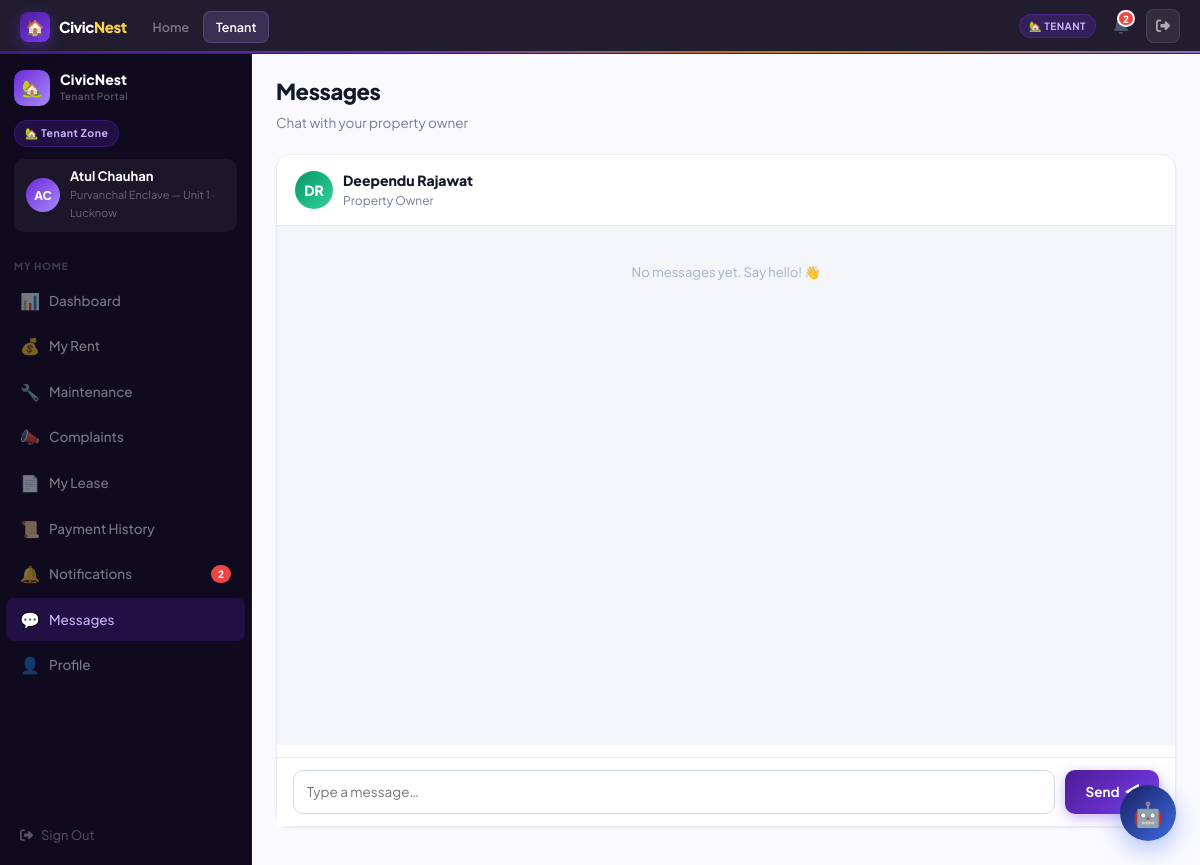
Page /tenant/messages/ (signed in) on the committed database.
### accounts/models.py (models this page shows, shortened)
class User(AbstractUser):
    ROLE_CHOICES = [
        ('admin','Platform Admin'),
        ('owner','Property Owner'),
        ('tenant','Tenant'),
        ('society_admin','Society Admin'),
    ]
    role = models.CharField(max_length=20, choices=ROLE_CHOICES, default='tenant')
    phone = models.CharField(max_length=15, blank=True)
    avatar_initials = models.CharField(max_length=3, blank=True)
    profile_photo = models.ImageField(upload_to='avatars/', blank=True, null=True)

### core/models.py (models this page shows, shortened)
class Lease(models.Model):
    STATUS_CHOICES = [('active','Active'),('expired','Expired'),('terminated','Terminated'),('pending','Pending')]
    unit = models.ForeignKey(Unit, on_delete=models.CASCADE, related_name='leases')
    tenant = models.ForeignKey(User, on_delete=models.CASCADE, related_name='leases')
    owner = models.ForeignKey(User, on_delete=models.CASCADE, related_name='owner_leases')
    start_date = models.DateField()
    end_date = models.DateField()
    monthly_rent = models.DecimalField(max_digits=10, decimal_places=2)
    security_deposit = models.DecimalField(max_digits=10, decimal_places=2, default=0)
    status = models.CharField(max_length=20, choices=STATUS_CHOICES, default='active')
    terms = models.TextField(blank=True)
    created_at = models.DateTimeField(auto_now_add=True)

class Unit(models.Model):
    property = models.ForeignKey(Property, on_delete=models.CASCADE, related_name='units')
    unit_number = models.CharField(max_length=20)
    floor = models.CharField(max_length=10, blank=True)
    bedrooms = models.PositiveIntegerField(default=1)
    bathrooms = models.PositiveIntegerField(default=1)
    area_sqft = models.PositiveIntegerField(default=0)
    monthly_rent = models.DecimalField(max_digits=10, decimal_places=2)
    security_deposit = models.DecimalField(max_digits=10, decimal_places=2, default=0)
    is_occupied = models.BooleanField(default=False)
    amenities = models.CharField(max_length=300, blank=True)
    def __str__(self):
        return f"{self.property.name} — Unit {self.unit_number}"

class Property(models.Model):
    TYPE_CHOICES = [('apartment','Apartment'),('villa','Villa'),('commercial','Commercial'),('pg','PG/Hostel')]
    owner = models.ForeignKey(User, on_delete=models.CASCADE, related_name='properties')
    name = models.CharField(max_length=200)
    address = models.TextField()
    city = models.CharField(max_length=100)
    state = models.CharField(max_length=100)
    pincode = models.CharField(max_length=10)
    property_type = models.CharField(max_length=20, choices=TYPE_CHOICES, default='apartment')
    total_units = models.PositiveIntegerField(default=1)
    description = models.TextField(blank=True)
    society_admin = models.ForeignKey(User, on_delete=models.SET_NULL, null=True, blank=True, related_name='managed_properties')
    is_active = models.BooleanField(default=True)
    created_at = models.DateTimeField(auto_now_add=True)

### core/views.py (the view)
# urls.py: path('tenant/messages/', views.tenant_messages, name='tenant_messages'),
@role_required("tenant")
def tenant_messages(request):
    lease = Lease.objects.filter(tenant=request.user, status="active").select_related("owner").first()
    chat = []
    if lease:
        chat = Message.objects.filter(Q(sender=request.user,receiver=lease.owner)|Q(sender=lease.owner,receiver=request.user)).order_by("created_at")
        if request.method == "POST":
            content = request.POST.get("content","").strip()
            if content:
                Message.objects.create(sender=request.user, receiver=lease.owner, content=content)
                notify(lease.owner, "Message from Tenant", f"{request.user.get_full_name()}: {content[:100]}", "info")
                return redirect("tenant_messages")
    return render(request, "tenant/messages.html", {"lease": lease, "chat": chat})

### core/views.py (called while the page is built)
def role_required(*roles):
    def decorator(view):
        @functools.wraps(view)
        def wrapper(request, *args, **kwargs):
            if not request.user.is_authenticated:
                return redirect("/accounts/login/")
            if request.user.is_staff or request.user.is_superuser:
                return view(request, *args, **kwargs)
            if request.user.role not in roles:
                messages.error(request, "Access denied.")
                return redirect("/")
            return view(request, *args, **kwargs)
        return wrapper
    return decorator

### templates/tenant/messages.html (shortened to what this page needs)
{% extends "base.html" %}
{% block nav_tenant %}active{% endblock %}
{% block content %}
{% with active="chat" lease=lease %}
<div class="shell">
  {% include "partials/sidebar_tenant.html" %}
  <div class="main"><div class="panel fade-up">
    <div class="pg-intro"><h2>Messages</h2><p>Chat with your property owner</p></div>
    {% if lease %}
    <div class="card" style="padding:0;">
      <div style="padding:14px 18px;border-bottom:1px solid var(--g100);display:flex;align-items:center;gap:10px;">
        <div style="width:38px;height:38px;border-radius:50%;background:linear-gradient(135deg,var(--green),#34d399);display:flex;align-items:center;justify-content:center;font-size:14px;font-weight:800;color:#fff;">{{ lease.owner.avatar_initials }}</div>
        <div><div style="font-weight:800;color:var(--g900);">{{ lease.owner.get_full_name|default:lease.owner.username }}</div><div style="font-size:12px;color:var(--g400);">Property Owner</div></div>
      </div>
      <div class="chat-wrap" style="padding:0;">
        <div class="chat-messages" id="chat-box" style="border-radius:0;">
          {% for m in chat %}
          <div class="msg {% if m.sender == user %}sent{% else %}received{% endif %}">
            <div>
              <div class="msg-bubble">{{ m.content }}</div>
              <div class="msg-time">{{ m.created_at|date:"d M, h:i A" }}</div>
            </div>
          </div>
          {% empty %}<div style="text-align:center;color:var(--g300);font-size:13px;padding:20px;">No messages yet. Say hello! 👋</div>
          {% endfor %}
        </div>
        <div class="chat-input-wrap" style="padding:12px 16px;background:var(--white);border-top:1px solid var(--g100);">
          <form method="post" style="display:flex;gap:10px;flex:1;">{% csrf_token %}
            <input type="text" name="content" class="form-ctrl" placeholder="Type a message…" required autocomplete="off">
            <button type="submit" class="btn-tp btn-primary">Send <i class="fa fa-paper-plane"></i></button>
          </form>
        </div>
      </div>
    </div>
    {% else %}<div style="text-align:center;padding:60px;color:var(--g400);"><div style="font-size:40px;margin-bottom:12px;">💬</div><div style="font-weight:700;">No active lease found</div><div>Messages are available once you have an active lease.</div></div>{% endif %}
  </div></div>
</div>
{% endwith %}
{% endblock %}

### templates/partials/sidebar_tenant.html (shortened to what this page needs)
<aside class="sidebar" id="tp-sidebar">
  <div class="sb-head">
    <div class="sb-logo"><div class="sb-logo-mark ten">🏡</div><div><div class="sb-logo-text">CivicNest</div><div class="sb-logo-sub">Tenant Portal</div></div></div>
    <div class="sb-zone-pill zp-ten">🏡 Tenant Zone</div>
    <div class="sb-user"><div class="sb-av av-ten">{{ user.avatar_initials }}</div><div><div class="sb-uname">{{ user.get_full_name|default:user.username }}</div><div class="sb-urole">{% if lease %}{{ lease.unit }} · {{ lease.unit.property.city }}{% else %}Tenant{% endif %}</div></div></div>
  </div>
  <div class="sb-sec">My Home</div>
  <a class="ni {% if active == 'dash' %}active-ten{% endif %}" href="/tenant/"><span class="ni-icon">📊</span>Dashboard</a>
  <a class="ni {% if active == 'rent' %}active-ten{% endif %}" href="/tenant/rent/"><span class="ni-icon">💰</span>My Rent</a>
  <a class="ni {% if active == 'maint' %}active-ten{% endif %}" href="/tenant/maintenance/"><span class="ni-icon">🔧</span>Maintenance</a>
  <a class="ni {% if active == 'complaints' %}active-ten{% endif %}" href="/tenant/complaints/"><span class="ni-icon">📣</span>Complaints</a>
  <a class="ni {% if active == 'lease' %}active-ten{% endif %}" href="/tenant/lease/"><span class="ni-icon">📄</span>My Lease</a>
  <a class="ni {% if active == 'history' %}active-ten{% endif %}" href="/tenant/history/"><span class="ni-icon">📜</span>Payment History</a>
  <a class="ni {% if active == 'notifs' %}active-ten{% endif %}" href="/tenant/notifications/" style="position:relative">
    <span class="ni-icon">🔔</span>Notifications
    <span id="sb-notif-count" style="margin-left:auto;background:#EF4444;color:#fff;border-radius:20px;padding:1px 7px;font-size:10px;font-weight:800;display:none"></span>
  </a>
  <a class="ni {% if active == 'chat' %}active-ten{% endif %}" href="/tenant/messages/"><span class="ni-icon">💬</span>Messages</a>
  <a class="ni {% if active == 'profile' %}active-ten{% endif %}" href="/tenant/profile/"><span class="ni-icon">👤</span>Profile</a>
  <div class="sb-foot"><a href="/accounts/logout/" class="sb-logout"><i class="fa fa-right-from-bracket"></i> Sign Out</a></div>
</aside>

### rows in the picture
User: avatar_initials "AC", get_full_name "Atul Chauhan"
Lease: unit "Purvanchal Enclave — Unit 1", unit.property.city "Lucknow", owner.avatar_initials "DR", owner.get_full_name "Deependu Rajawat"
